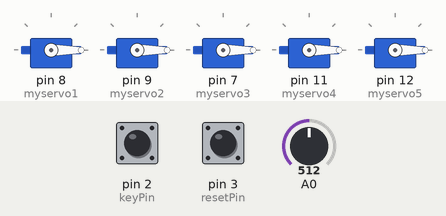
Recording of a sketch running on a simulated Arduino Uno, built with avr-gcc and run on an emulated ATmega328P. On the bench: 5 × servo. The test bench sets the inputs (shaded band); at power-on: pin 2 (keyPin) HIGH, A0 = 512, pin 3 (resetPin) HIGH. Random numbers use the default seed unless the sketch sets one.

Above: at 1.2 s.
1.3 s: pin 2 (keyPin) pulled LOW for 0.15 s
4.4 s: A0 set to 900
At 7.6 s:
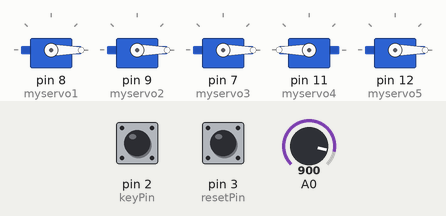
At 12.6 s:
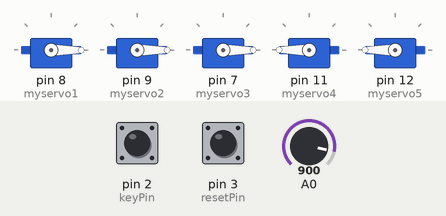
Timing chart, 0 to 27.8 s (numbered marks = the images above; inputs shaded):
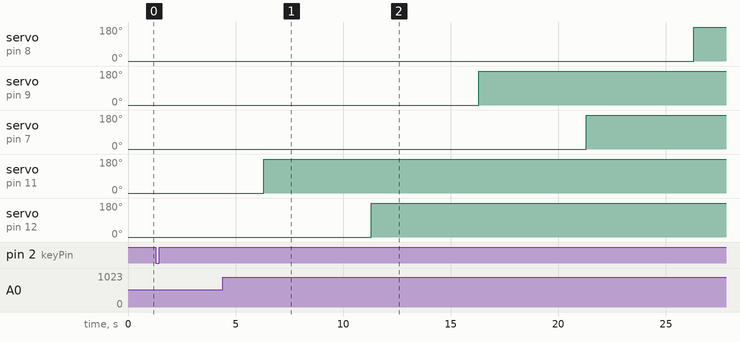

Measured:
- after the input at 1.3 s, every drawn part: stays the same

The sketch:

Reaction-Arcade.ino
```cpp
#include <Servo.h>

int keyPin = 2;
int resetPin = 3;
Servo myservo1;
Servo myservo2;
Servo myservo3;
Servo myservo4;
Servo myservo5;

bool buttonPressed = false;
bool resetPinPressed = false;

void setup() {
  myservo1.attach(8);
  myservo2.attach(9);
  myservo3.attach(7);
  myservo4.attach(11);
  myservo5.attach(12);

  myservo1.write(0);
  myservo2.write(0);
  myservo3.write(0);
  myservo4.write(0);
  myservo5.write(0);

  pinMode(keyPin, INPUT_PULLUP);
  pinMode (resetPin, INPUT_PULLUP);

  randomSeed(analogRead(A0));
}

void shuffleArray(int *array, int size) {
  for (int i = size - 1; i > 0; i--) {
    int j = random(0, i + 1);
    int temp = array[i];
    array[i] = array[j];
    array[j] = temp;
  }
}

void loop() {
  if (digitalRead(keyPin) == LOW && !buttonPressed) {
    buttonPressed = true;
    delay(5000);

    randomSeed(analogRead(A0));

    int randomOrder[] = {1, 2, 3, 4, 5};
    shuffleArray(randomOrder, 5);

    for (int i = 0; i < 5; i++) {
      int servoNum = randomOrder[i];
      if (servoNum == 1) {
        myservo1.write(180);
        delay(5000);
      } else if (servoNum == 2) {
        myservo2.write(180);
        delay(5000);
      } else if (servoNum == 3) {
        myservo3.write(180);
        delay(5000);
      } else if (servoNum == 4) {
        myservo4.write(180);
        delay(5000);
      } else {
        myservo5.write(180);
        delay(5000);
      }

    }
    buttonPressed = false;
  }
  if (digitalRead(resetPin) == LOW && !resetPinPressed) {
    resetPinPressed = true;
    delay(500); // Button debouncing delay

    myservo1.write(0);
    myservo2.write(0);
    myservo3.write(0);
    myservo4.write(0);
    myservo5.write(0);
  } else if (digitalRead(resetPin) == HIGH) {
    resetPinPressed = false; // Reset the reset button state
  }

}
```
